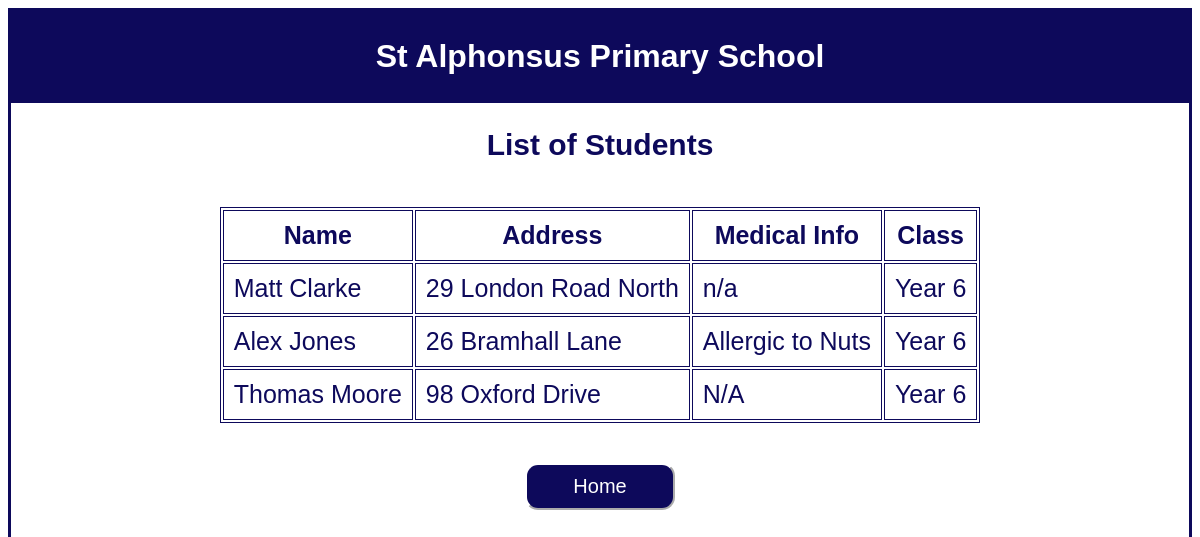
Page /viewStudents.php on the committed database.
### tables this page shows
CREATE TABLE `Pupils` (
  `p_ID` int(11) NOT NULL,
  `p_Fname` varchar(20) DEFAULT NULL,
  `p_Sname` varchar(20) DEFAULT NULL,
  `p_Address` varchar(50) DEFAULT NULL,
  `p_MedicalInfo` varchar(100) DEFAULT NULL,
  `classID` int(11) DEFAULT NULL
);

CREATE TABLE `Classes` (
  `classID` int(11) NOT NULL,
  `className` varchar(20) DEFAULT NULL,
  `classCapacity` int(11) DEFAULT NULL,
  `t_ID` int(11) DEFAULT NULL
);

### viewStudents.php (the view, shortened to what this page needs)
<!DOCTYPE html>
<html lang="en">
<head>
    <link rel="stylesheet" href="CSS/view.css">
</head>
<body>
    <header>
        <h1>St Alphonsus Primary School</h1>
    </header>
    <h2>List of Students</h2>
    <?php
    $host = "localhost";
    $username = "root";
    $password = "";
    $dbname = "PrimarySchool";
    $conn = new mysqli($host, $username, $password, $dbname);
    $sql = "SELECT p.p_Fname, p.p_Sname, p.p_Address, p.p_MedicalInfo, c.className FROM Pupils p JOIN Classes c ON p.classID = c.classID ORDER BY p.p_Sname ASC";
    $result = $conn->query($sql);
    $all_Students = $result -> fetch_all(MYSQLI_ASSOC);
    echo "<div>";
    echo "<table>";
    echo "<tr><th>Name</th><th>Address</th><th>Medical Info</th><th>Class</th></tr>";
    foreach ($all_Students as $row) {
        $fullName = $row["p_Fname"] . " " . $row["p_Sname"];
        echo "<tr>";
        echo "<td>" . $fullName . "</td>";
        echo "<td>" . $row["p_Address"] . "</td>";
        echo "<td>" . $row["p_MedicalInfo"] . "</td>";
        echo "<td>" . $row["className"] . "</td>";
        echo "</tr>";
    }
    echo "</table>";
    echo "</div>";
    ?>
    <div><form action="home.php"><button>Home</button></form></div>
</body>
</html>

### CSS/view.css (style rules this page uses)
body { border: 3px solid rgb(13, 9, 91); height: 95vh; font-family: sans-serif; }
header { padding: 1px; background-color: rgb(13, 9, 91); margin-bottom: 20px; }
h1 { color: white; border: none; text-align: center; padding: 5px; font-family: sans-serif; }
h2 { color: rgb(13, 9, 91); border: none; text-align: center; font-family: sans-serif; font-size: 30px ; }
div { display: grid; justify-content: center; padding: 20px; font-family: sans-serif; font-size: 25px; color: rgb(13, 9, 91); }
th, td { border: 1px solid rgb(13, 9, 91); padding: 10px; }
table { border: 1px solid rgb(13, 9, 91); }
button { padding: 10px; text-align: center; width: 150px; background-color: rgb(13, 9, 91); color: white; border-color: white; border-radius: 13px; font-size: 20px; margin-bottom: 10px; }

### rows in the picture
pupils: fullName "Matt Clarke", p_Address "29 London Road North", p_MedicalInfo "n/a", classID.className "Year 6"
pupils: fullName "Alex Jones", p_Address "26 Bramhall Lane", p_MedicalInfo "Allergic to Nuts", classID.className "Year 6"
pupils: fullName "Thomas Moore", p_Address "98 Oxford Drive", p_MedicalInfo "N/A", classID.className "Year 6"
